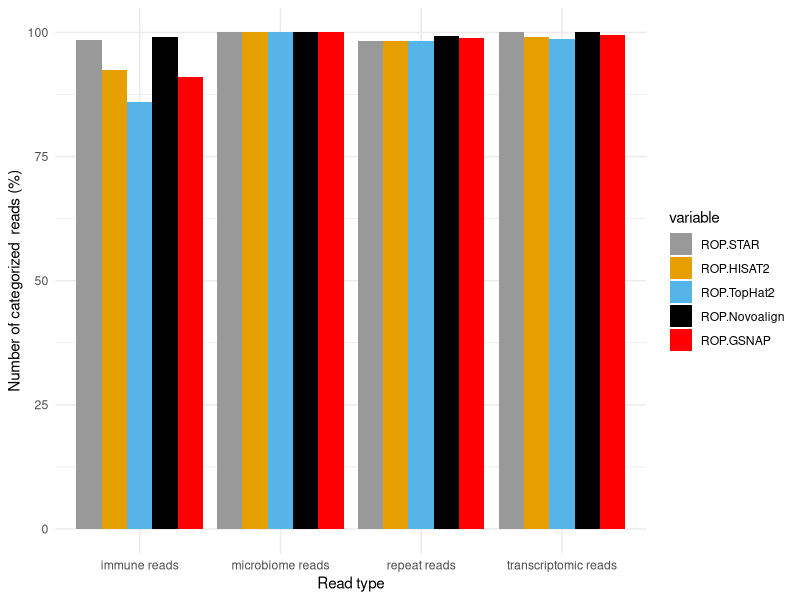

Here is the R script that generated this plot:
#!/usr/bin/env Rscript

library(ggplot2)
library(reshape2)
data=read.csv("rop_reads_simulated.csv")
data.m <- melt(data, id.vars='cat')

pdf("rop_reads_simulated.pdf",width=7,height=4)

ggplot(data.m, aes(cat, value*100))+geom_bar(aes(fill = variable), position = "dodge", stat="identity")+scale_fill_manual(values=c("#999999", "#E69F00", "#56B4E9","black","red"))+theme_minimal()+labs(y = "Number of categorized  reads (%)")+labs(x = "Read type")

dev.off()


